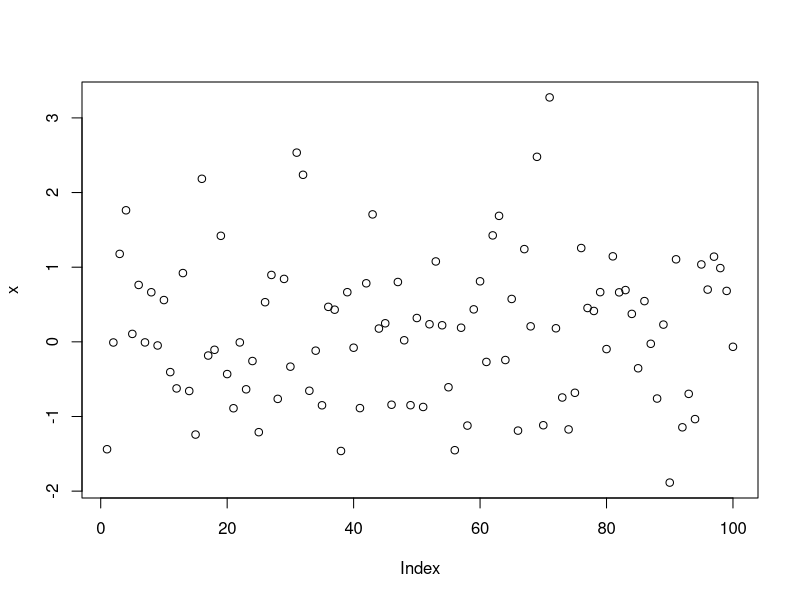

Reproduce this figure in R.
## ---- chunk 1
x <- rnorm(100)
plot(x)
